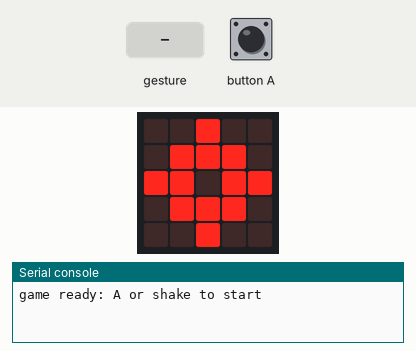
This program was run on a simulated BBC micro:bit running MicroPython. Parts: the board's 5×5 LED display, the last lines printed to the serial console. The test bench sets the inputs (shaded band). A tilt is held for 1.5 s and a shake lasts 1 s, then the board lies face up again.

Above: at 1.2 s.
1.3 s: button A pressed for 0.15 s
At 1.46 s:
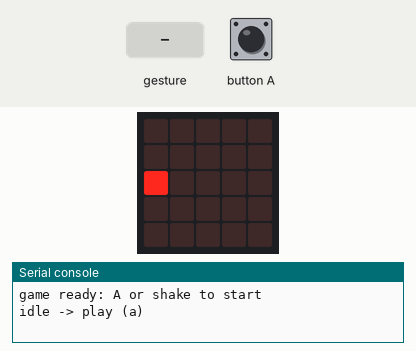
3.6 s: gesture 'shake'
At 4.0 s:
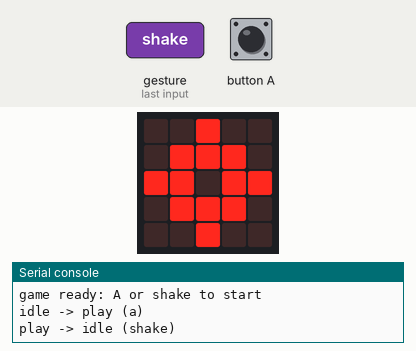
5.3 s: button A pressed for 0.15 s
At 5.77 s:
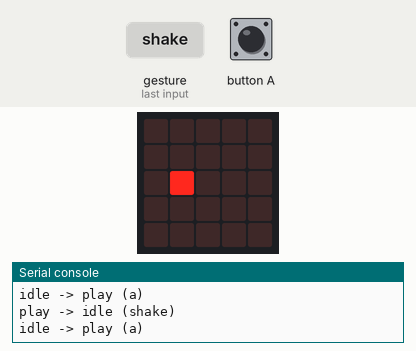
6.0 s: button A pressed 2 times (0.12 s each, 0.3 s apart)
At 11.9 s:
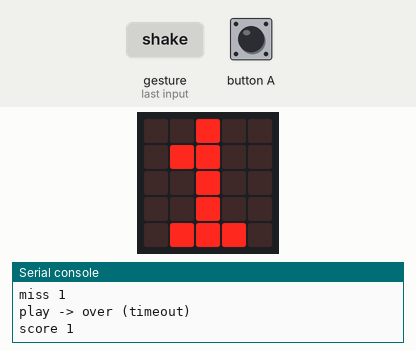
Timing chart, 0 to 13.4 s (numbered marks = the images above; inputs shaded):
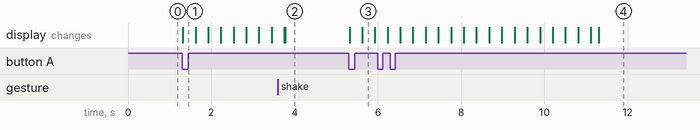

The program:

main.py
```python
# Lab 11 - a game as a state machine: "catch the dot".
# idle --A or shake--> play --6 s--> over --A--> idle; in play, press A when
# the moving dot is in the middle column to score.
from microbit import *

ROUND_MS = 6000            # one round, timed with running_time()
STEP_MS = 300              # the dot moves one column every 300 ms
TARGET_X = 2               # middle column

# transition table: (state, event) -> (next state, action). Anything else is ignored.
TRANSITIONS = {
    ("idle", "a"): ("play", "start"),
    ("idle", "shake"): ("play", "start"),
    ("play", "a"): ("play", "hit"),
    ("play", "shake"): ("idle", "abort"),
    ("play", "timeout"): ("over", "score"),
    ("over", "a"): ("idle", None),
}


def next_state(state, event):
    return TRANSITIONS.get((state, event), (state, None))


def new_game():
    return {"state": "idle", "score": 0, "started": 0}


def dot_x(game, now):
    return ((now - game["started"]) // STEP_MS) % 5


def events(game, now):
    # events come from buttons, gestures and time; the table decides what they mean
    found = []
    if button_a.was_pressed():
        found.append("a")
    if accelerometer.was_gesture("shake"):
        found.append("shake")
    if game["state"] == "play" and now - game["started"] >= ROUND_MS:
        found.append("timeout")    # time is an event too: elapsed ms since "start"
    return found


def handle(game, event, now):
    state, action = next_state(game["state"], event)
    if action == "start":
        game["score"], game["started"] = 0, now
    elif action == "hit":
        hit = dot_x(game, now) == TARGET_X
        game["score"] += 1 if hit else 0
        print("hit" if hit else "miss", game["score"])
    if state != game["state"]:
        print("{} -> {} ({})".format(game["state"], state, event))
        game["state"] = state
    if action == "score":
        print("score", game["score"])


def draw(game, now):
    if game["state"] == "play":
        display.clear()
        display.set_pixel(dot_x(game, now), 2, 9)
    elif game["state"] == "over":
        display.show(min(game["score"], 9), wait=False)
    else:
        display.show(Image.TARGET, wait=False)


def step(game):
    now = running_time()           # ms since start: never sleep() to measure time
    for event in events(game, now):
        handle(game, event, now)
    draw(game, now)


def main():
    print("game ready: A or shake to start")
    game = new_game()
    while True:
        step(game)
        sleep(20)


if __name__ == "__main__":
    main()
```

Measured:
- after the input at 1.3 s, the display: changes at once (image 1)
- after the input at 3.6 s, the display: first differs from a run without the input after 0.18 s (image 2)
- after the input at 5.3 s, the display: first changes at once (image 3 shows a later state)
